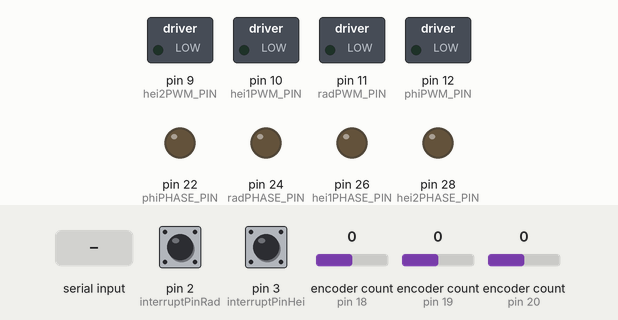
Bench run of a sketch on a simulated Arduino Mega 2560, built with avr-gcc and run on an emulated ATmega2560. Shown: switched loads named in the sketch (green lamp = pin HIGH), output pins drawn as LEDs (lit = HIGH). The test bench sets the inputs (shaded band); at power-on: pin 2 (interruptPinRad) LOW, pin 3 (interruptPinHei) LOW, encoder count (sensors on pin 18, pin 19, pin 20) 0. Pins used as bus, display or sensor lines are not drawn; what the sketch prints to the serial monitor is not drawn.

Above: at 4.2 s.
4.3 s: "1" received over Serial
At 5.6 s:
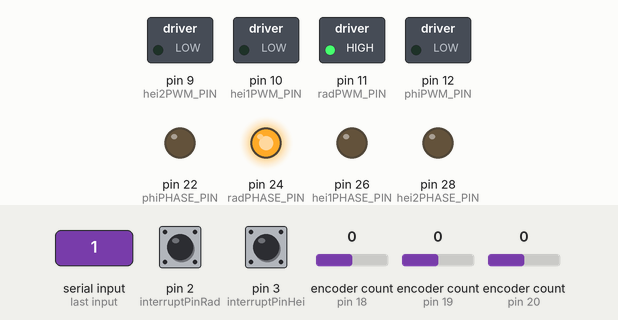
Timing chart, 0 to 7.3 s (numbered marks = the images above; inputs shaded):
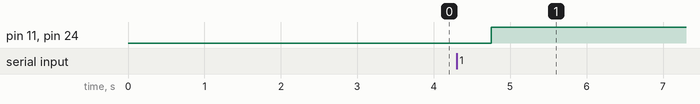

The sketch:

FinalCode_17_WiredSerial.ino
```cpp
// SWISH2.0 Position control for DC Motors
// For Driver Pololu item #: 2990
// For Encoder Pololu item #: 3081
// The encoders provide a resolution of 12 counts per revolution
// Gear ratio x 12 --> 298 x 12 = 3576 is one rotation
// Gear ratio x 12 --> 1000 x 12 = 12000 is one rotation (1000:1 DC)
// Phi 1 rotation = 1788, Rad Max = 6168, Hei Max = 9015
// Phi range 0 -- -1700

#include <PID_v1.h>      //For calculating PID
#include <Encoder.h>     //For reading ticks of rotary encoder

// Encoder Pins from rotary encoder
#define OUT_phiA    18      // OUT_A needs to be an intrupt pin
#define OUT_phiB    30

#define OUT_radA    19
#define OUT_radB    31

#define OUT_heiA    20
#define OUT_heiB    32


// Pins from motor controller
#define phiPWM_PIN      12  // PWM_PIN is the ENABLE pin on the board
#define phiPHASE_PIN    22  // PHASE is the direction pin
#define phiSLEEP_PIN    23  // SLEEP_PIN is on/off pin on the board

#define radPWM_PIN      11
#define radPHASE_PIN    24
#define radSLEEP_PIN    25

#define hei1PWM_PIN      10
#define hei1PHASE_PIN    26
#define hei1SLEEP_PIN    27

#define hei2PWM_PIN      9
#define hei2PHASE_PIN    28
#define hei2SLEEP_PIN    29

// Pins for Hall sensors (limit switches)
const int interruptPinHei = 3;
const int interruptPinRad = 2;

// Variables not used
bool heiHall = false;
bool radHall = false;

//Initialize limit switch halls
int radhallVal = LOW;
int heihallVal = LOW;


bool startLoop = false;  // To start the loop function when homing is done
bool WRITEBACK = true; // Not used, from an older version
bool PARSEINT = true; //PARSEINT should be false for Unity, true for testing via Serial Monitor

bool home1 = false; //to start the homing for height
bool radHomeGo = false; // to start homing for radius

// Variables to receive data from serial
int intIn[3];


//Define an instance of encoder
Encoder phiEnc(OUT_phiA, OUT_phiB);  // OUT_A needs to be an intrupt pin
Encoder radEnc(OUT_radA, OUT_radB);
Encoder heiEnc(OUT_heiA, OUT_heiB);


//Define the PID variables
double phiSetpoint, phiInput, phiOutput;
double phivalue = 0;
boolean phi_pid_enable = false;

double radSetpoint, radInput, radOutput;
double radvalue = 0;
boolean rad_pid_enable = false;

double heiSetpoint, heiInput, heiOutput;
double heivalue = 0;
boolean hei_pid_enable = false;


//Specify the links and initial tuning parameters for PID
double phiKp = 0.25, phiKi = 0.0001, phiKd = 0.01;
PID phiPID(&phiInput, &phiOutput, &phiSetpoint, phiKp, phiKi, phiKd, DIRECT);  // if motor will only run at full speed try 'REVERSE' instead of 'DIRECT'

double radKp = 0.25, radKi = 0.0001, radKd = 0.01;
PID radPID(&radInput, &radOutput, &radSetpoint, radKp, radKi, radKd, DIRECT);

double heiKp = 0.25, heiKi = 0.0001, heiKd = 0.01;
PID heiPID(&heiInput, &heiOutput, &heiSetpoint, heiKp, heiKi, heiKd, DIRECT);


void setup() {

  Serial.begin(115200);
//  Serial2.begin(115200);


  // Used for no ISR method of limit switches (halls)
  pinMode (interruptPinHei, INPUT);
  pinMode (interruptPinRad, INPUT);


  //PIN Initiation
  pinMode (phiPHASE_PIN, OUTPUT);
  pinMode (phiPWM_PIN, OUTPUT);
  pinMode (phiSLEEP_PIN, OUTPUT);

  pinMode (radPHASE_PIN, OUTPUT);
  pinMode (radPWM_PIN, OUTPUT);
  pinMode (radSLEEP_PIN, OUTPUT);

  pinMode (hei1PHASE_PIN, OUTPUT);
  pinMode (hei1PWM_PIN, OUTPUT);
  pinMode (hei1SLEEP_PIN, OUTPUT);

  pinMode (hei2PHASE_PIN, OUTPUT);
  pinMode (hei2PWM_PIN, OUTPUT);
  pinMode (hei2SLEEP_PIN, OUTPUT);


  //Initialize the variables
  phiInput = phiEnc.read(); // This reads the current position of the rotary encoder
  phiSetpoint = 0;

  radInput = radEnc.read();
  radSetpoint = 0;

  heiInput = heiEnc.read();
  heiSetpoint = 0;


  //Turn the PID on
  phiPID.SetMode(AUTOMATIC);
  phiPID.SetOutputLimits(-255, 255);
  delay(1000);

  radPID.SetMode(AUTOMATIC);
  radPID.SetOutputLimits(-255, 255);
  delay(1000);

  heiPID.SetMode(AUTOMATIC);
  heiPID.SetOutputLimits(-255, 255);
  delay(1000);


  home1 = true;


}


void loop()
{


  heihallVal = digitalRead(interruptPinHei);
  radhallVal = digitalRead(interruptPinRad);

//This is where the homing happens
  if (home1) {
// first home the height
    if (heihallVal != LOW)
    {
      digitalWrite(hei1SLEEP_PIN, HIGH);
      digitalWrite(hei1PHASE_PIN, LOW);
      analogWrite(hei1PWM_PIN, 150);

      digitalWrite(hei2SLEEP_PIN, HIGH);
      digitalWrite(hei2PHASE_PIN, LOW);
      analogWrite(hei2PWM_PIN, 150);
      delay(500);
      heiEnc.write(7000);
      delay(200);
      heiEnc.write(7000);

    }

    if (heihallVal == LOW)
    {
      delay(500);
      heiEnc.write(7000);
      delay(500);
      heiEnc.write(7000);
      radHomeGo = true;
    }

// start homing for radius
    if (radHomeGo)
    {


      if (radhallVal != LOW)
      {
        delay(1000);
        digitalWrite(radSLEEP_PIN, HIGH);
        digitalWrite(radPHASE_PIN, LOW);
        analogWrite(radPWM_PIN, 200);
        delay(500);
        radEnc.write(6000);
        delay(200);
        radEnc.write(6000);
        //Serial.println("radYES");

      }
      if (radhallVal == LOW)

      {
        //Serial.println("radYES");
        home1 = false;
        startLoop = true;
        delay(500);
        radEnc.write(6000);
        delay(200);
        radEnc.write(6000);
        radSetpoint = 3084;
        rad_pid_enable = true;
        delay(50);
        heiEnc.write(7000);
        phiEnc.write(0);
      }
    }
  }
  //delay(1000);

//Homing is done now start listening to numbers from Unity
  if (startLoop)
  {
//PID calculation for theta
    phiInput = phiEnc.read();
    //Serial.print("phi: ");
    //Serial.println(phiInput);
    phiPID.Compute();

    if (phi_pid_enable) {
      phipwmOut(phiOutput);
    }
    else {
      // Put the motor to sleep mode, that is break
      digitalWrite(phiSLEEP_PIN, LOW);
      digitalWrite(phiPHASE_PIN, LOW);
    }

//PID calculation for Radius
    radInput = radEnc.read();
    //Serial.print("rad: ");
    //Serial.println(radInput);
    radPID.Compute();

    if (rad_pid_enable) {
      radpwmOut(radOutput);
    }
    else {
      // Put the motor to sleep mode, that is break
      digitalWrite(radSLEEP_PIN, LOW);
      digitalWrite(radPHASE_PIN, LOW);
    }

//PID calculation for Height
    heiInput = heiEnc.read();
    //Serial.print("hei: ");
    //Serial.println(heiInput);
    heiPID.Compute();

    if (hei_pid_enable) {
      heipwmOut(heiOutput);
      //hei2pwmOut(heiOutput);
    }
    else {
      // Put the motor to sleep mode, that is break
      digitalWrite(hei1SLEEP_PIN, LOW);
      digitalWrite(hei1PHASE_PIN, LOW);
      // digitalWrite(hei2SLEEP_PIN, LOW);
      // digitalWrite(hei2PHASE_PIN, LOW);
    }

//Serial.println("phi:\trad:\thei:");
////Serial.print("\t");
//Serial.print(phiInput);
//Serial.print("\t");
//Serial.print(radInput);
//Serial.print("\t");
//Serial.print(heiInput);
//Serial.println();

//Listen to the port from Unity
    if (Serial.available() > 0) {

//            if (PARSEINT) {
//              for (int x = 0; x < 3; x++)
//              {
//                intIn[x] = Serial.parseInt();
//              }
//            } else {
//              Serial.readBytes((char *)intIn, 6); //Read 6 bytes (3 ints)
//            }


      int len = Serial.readBytes ((char *) intIn, 6);

      //if (Serial.read() == '\n') {
      if (len == 6) {
        phiSetpoint = intIn[0];
        radSetpoint = intIn[1];
        heiSetpoint = intIn[2];

        phi_pid_enable = true;
        rad_pid_enable = true;
        hei_pid_enable = true;


      }


      //Report back if WRITEBACK is true, not being used
      if (WRITEBACK) {
        Serial.write((char *)intIn, 6);
      }
    }
  }
}


//send the theta motors at the heighest speed to the specified position
void phipwmOut(int phiOut) {

  if (phiOut < 0) {
    //forward
    digitalWrite(phiSLEEP_PIN, HIGH);
    digitalWrite(phiPHASE_PIN, HIGH);
    analogWrite(phiPWM_PIN, abs(phiOut));
    //Serial.println(phiOut);
  }
  else {
    //backward
    digitalWrite(phiSLEEP_PIN, HIGH);
    digitalWrite(phiPHASE_PIN, LOW);
    analogWrite(phiPWM_PIN, abs(phiOut));
    //Serial.println(phiOut);
  }
}


//send the radius motors at the heighest speed to the specified position
void radpwmOut(int radOut) {

  if (radOut < 0) {
    //forward
    digitalWrite(radSLEEP_PIN, HIGH);
    digitalWrite(radPHASE_PIN, HIGH);
    analogWrite(radPWM_PIN, abs(radOut));
  }
  else {
    //backward
    digitalWrite(radSLEEP_PIN, HIGH);
    digitalWrite(radPHASE_PIN, LOW);
    analogWrite(radPWM_PIN, abs(radOut));
  }
}


//send the height motors at the heighest speed to the specified position
void heipwmOut(int heiOut) {

  if (heiOut < 0) {
    //forward
    digitalWrite(hei1SLEEP_PIN, HIGH);
    digitalWrite(hei1PHASE_PIN, HIGH);
    analogWrite(hei1PWM_PIN, abs(heiOut));
    digitalWrite(hei2SLEEP_PIN, HIGH);
    digitalWrite(hei2PHASE_PIN, HIGH);
    analogWrite(hei2PWM_PIN, abs(heiOut));
  }
  else {
    //backward
    digitalWrite(hei1SLEEP_PIN, HIGH);
    digitalWrite(hei1PHASE_PIN, LOW);
    analogWrite(hei1PWM_PIN, abs(heiOut));
    digitalWrite(hei2SLEEP_PIN, HIGH);
    digitalWrite(hei2PHASE_PIN, LOW);
    analogWrite(hei2PWM_PIN, abs(heiOut));
  }
}
```
